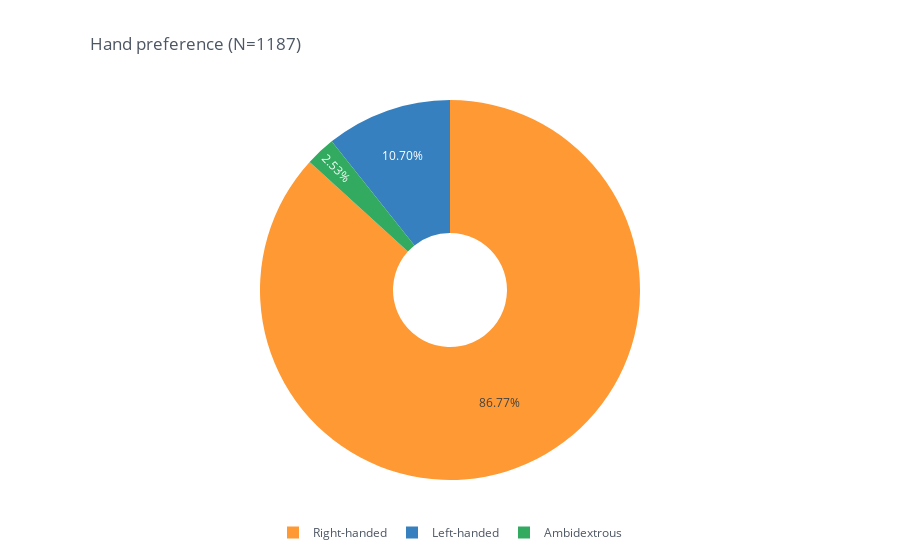

Notebook cell for this chart:
### Code cell
pieChart(gcbs_clean_df, col='DEMO_hand', title='Hand preference')

### Figure 1 — Plotly figure (JSON) as saved in the notebook; plotly's stock layout.template omitted (floating-point values rounded to 4 significant figures)
{"data": [{"hole": 0.3, "labels": ["Right-handed", "Left-handed", "Ambidextrous"], "marker": {"colors": ["rgba(255, 153, 51, 1.0)", "rgba(55, 128, 191, 1.0)", "rgba(50, 171, 96, 1.0)"]}, "name": "", "texttemplate": "%{percent:.2%}", "type": "pie", "values": [1030, 127, 30]}], "layout": {"legend": {"bgcolor": "#FFFFFF", "font": {"color": "#4D5663"}, "orientation": "h", "x": 0.5, "xanchor": "center"}, "paper_bgcolor": "#FFFFFF", "plot_bgcolor": "#FFFFFF", "title": {"font": {"color": "#4D5663"}, "text": "Hand preference (N=1187)", "x": 0.1}}}
